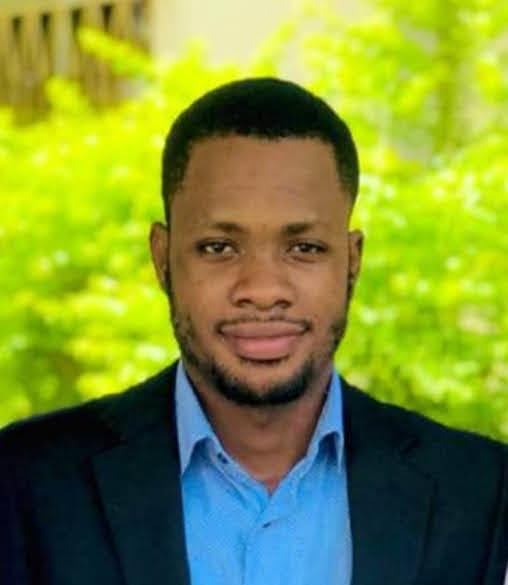
#> input picture john.jpeg, 508 x 585 px, given in place of the camera
$ python code.py
#> lines starting #> are read from the running program, lines starting #| are printed output that depends on the picture
import numpy as np
import cv2
# Import the pre-trained models for face and eye detection
face_cascade = cv2.CascadeClassifier("haarcascade_frontalface_default.xml")
eye_cascade = cv2.CascadeClassifier("haarcascade_eye.xml")


# Global variable to cache the location of eyes
eye_cache = None


# Capture video from the local camera
cap = cv2.VideoCapture(0)
while True:

    # Read the frame
    ret, frame = cap.read()
#> frame is the input picture: shape (585, 508, 3); mean B, G, R 53.8, 143, 124.5
    # Check to make sure camera loaded the image correctly
    if not ret:
        break


        # Convert to grayscale
    gray_frame = cv2.cvtColor(frame, cv2.COLOR_BGR2GRAY)
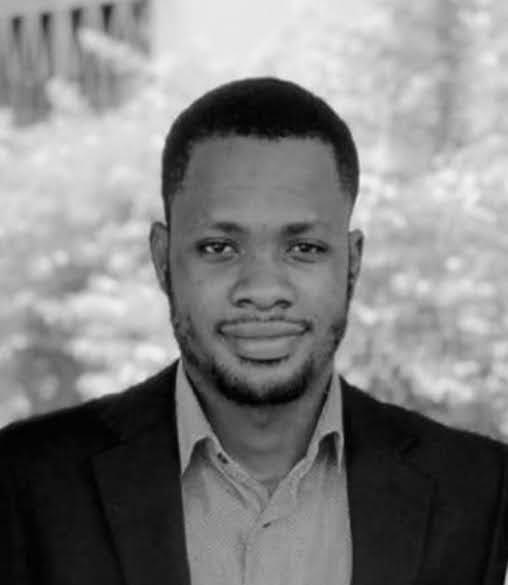
#> gray_frame: shape (585, 508); min 0, max 243, mean 127.3
    # Detect faces
    faces = face_cascade.detectMultiScale(gray_frame, 1.3, 5)
#> faces = [[148, 162, 225, 225]]

    for (x, y, w, h) in faces:
        # Draw a rectangle around the face
        roi_gray = gray_frame[y:y+h, x:x+w]
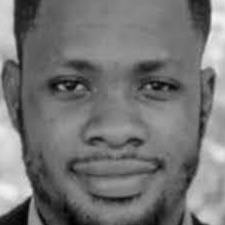
#> roi_gray: shape (225, 225); min 1, max 243, mean 116
        # Detect eyes within the grayscale region of interest
        eyes = eye_cascade.detectMultiScale(roi_gray)
#> eyes = [[41, 61, 50, 50], [62, 161, 22, 22], [129, 60, 51, 51]]

        # Only detect 2 eyes
        if len(eyes) == 2:
            # Store the position of the eyes in cache
            eye_cache = eyes
        # If 2 eyes aren't detected, use the eye cache
        elif eye_cache is not None:
            eyes = eye_cache

        # read the image and get its dimensions
        img = cv2.imread("glasses.png", -1)
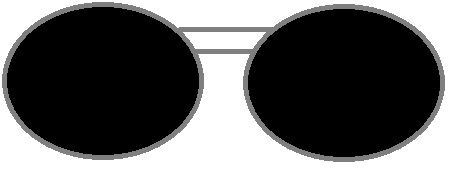
#> input picture glasses.png, 450 x 169 px
#> img is the input picture: shape (169, 450, 3); min 0, max 255, mean 95
        img_h = img.shape[0]
#> img_h = 169
        img_w = img.shape[1]
#> img_w = 450
        # Create source matrix
        src_mat = np.array([[0,0], [img_w, 0],  [img_w, img_h], [0, img_h]])
#> src_mat = [[0, 0], [450, 0], [450, 169], [0, 169]]


        # define the destination matrix based on eye detected order.
        # Order of points must be top-left, top-right, bottom-left,
        # and bottom-right
        print('eyes here:  ')
        print(eyes)
#| [[ 41  61  50  50]
#|  [ 62 161  22  22]
#|  [129  60  51  51]]
        if eyes[0][0] < eyes[1][0]:
            dst_mat = np.array([
                [x + eyes[0][0], y + eyes[0][1]],
                [x + eyes[1][0] + eyes[1][2], y + eyes[1][2]],
                [x + eyes[1][0] + eyes[1][2], y + eyes[1][1] + eyes[1][3]],
                [x + eyes[0][0], y + eyes[0][1] + eyes[0][3]]
            ])
#> dst_mat = [[189, 223], [232, 184], [232, 345], [189, 273]]
        else:
            dst_mat = np.array([
                [x + eyes[1][0], y + eyes[1][1]],
                [x + eyes[0][0] + eyes[0][2], y + eyes[0][2]],
                [x + eyes[0][0] + eyes[0][2], y + eyes[0][1] + eyes[1][3]],
                [x + eyes[1][0], y + eyes[1][1] + eyes[1][3]]
            ])


                # Get the dimensions of the frame
        face_h = frame.shape[0]
#> face_h = 585
        face_w = frame.shape[1]
#> face_w = 508
        # Find the Homography matrix
        hom = cv2.findHomography(src_mat, dst_mat)[0]
#> hom = [[-0.26, 7.12e-18, 189], [-0.369, 0.296, 223], [-0.00153, 3.38e-20, 1]]
        # Warp the image to fit the homegraphy matrix
        warped = cv2.warpPerspective(img, hom, (face_w, face_h))
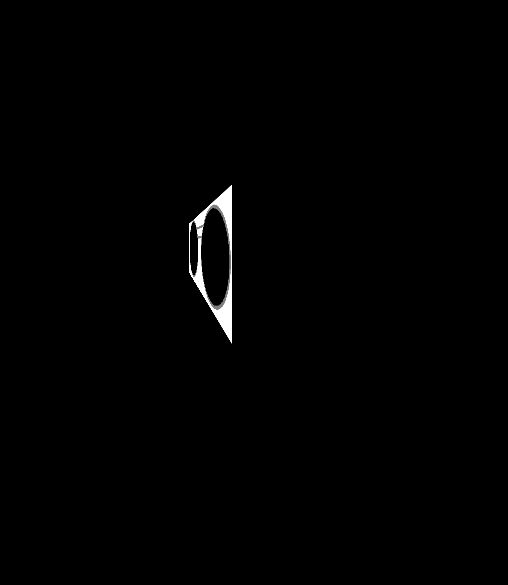
#> warped: shape (585, 508, 3); min 0, max 255, mean 1.6
        print('value is:...')
        print(warped)
#> (printed output is left out)


        # Grab the alpha channel of the warped image and create a mask
#> (the run stopped early here; a loop or call above may not have finished)
